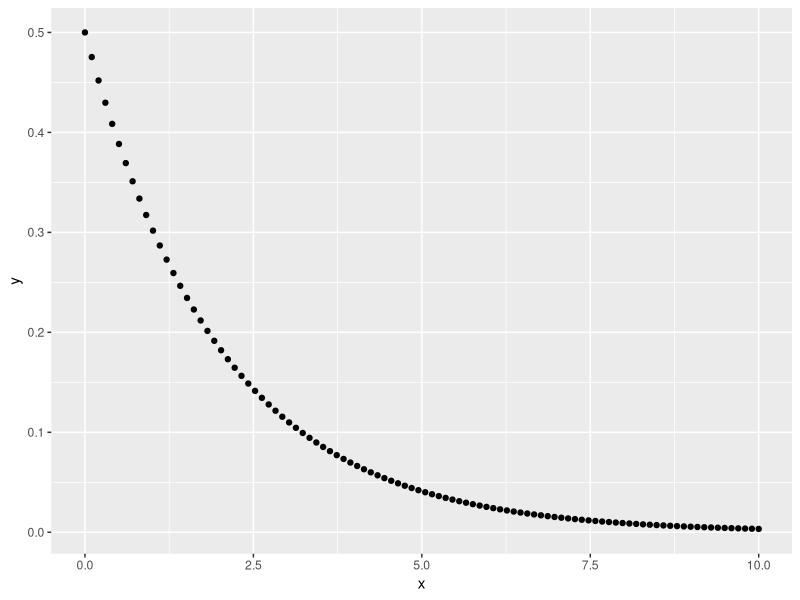
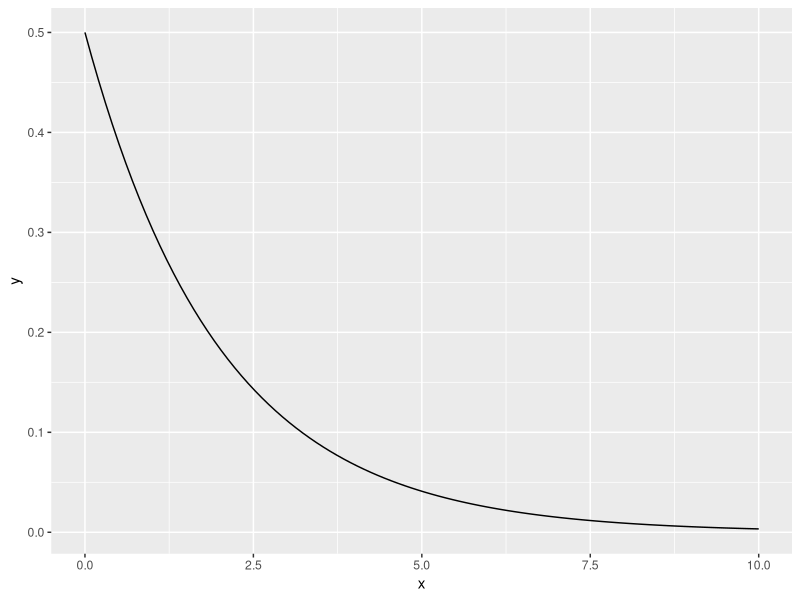
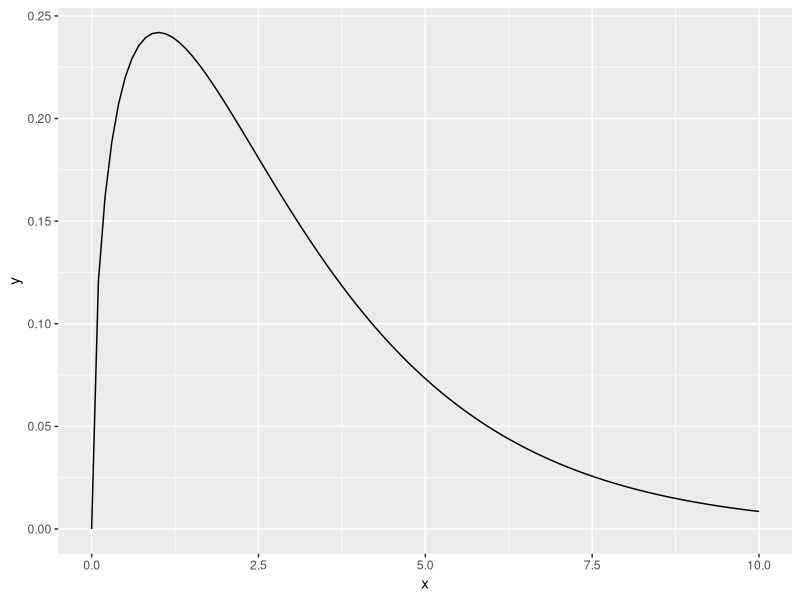

The R script that drew these images, in order:

# P(X<4)? X~N(2,3^2) 

pnorm
pexp
pf
pt

pnorm(4,mean = 2, sd = 3)
# P(X<4) = 0.747

# P(3 < X < 5)? X~exp(4)

pexp(5,rate = 4) - pexp(3,rate=4)

# X~N(5,7^2), a? P(X<a)=0.95

qnorm
qexp
qt
qf
qchisq

qnorm(0.95,mean=5,sd=7)

# X ~ chi2 (df=2), a? P(X>a)=0.025

# P(X<a) = 0.975
qchisq(0.975,df=2)

# ф плотности
dnorm
dchisq
df
dt


# chi^2, df=2, df=3

library("ggplot2")
x <- seq(0,10,length=100)
head(x)
tail(x)

y <- dchisq(x,df=2)
qplot(x,y)
qplot(x,y,geom="line")

y <- dchisq(x,df=3)
qplot(x,y,geom="line")

